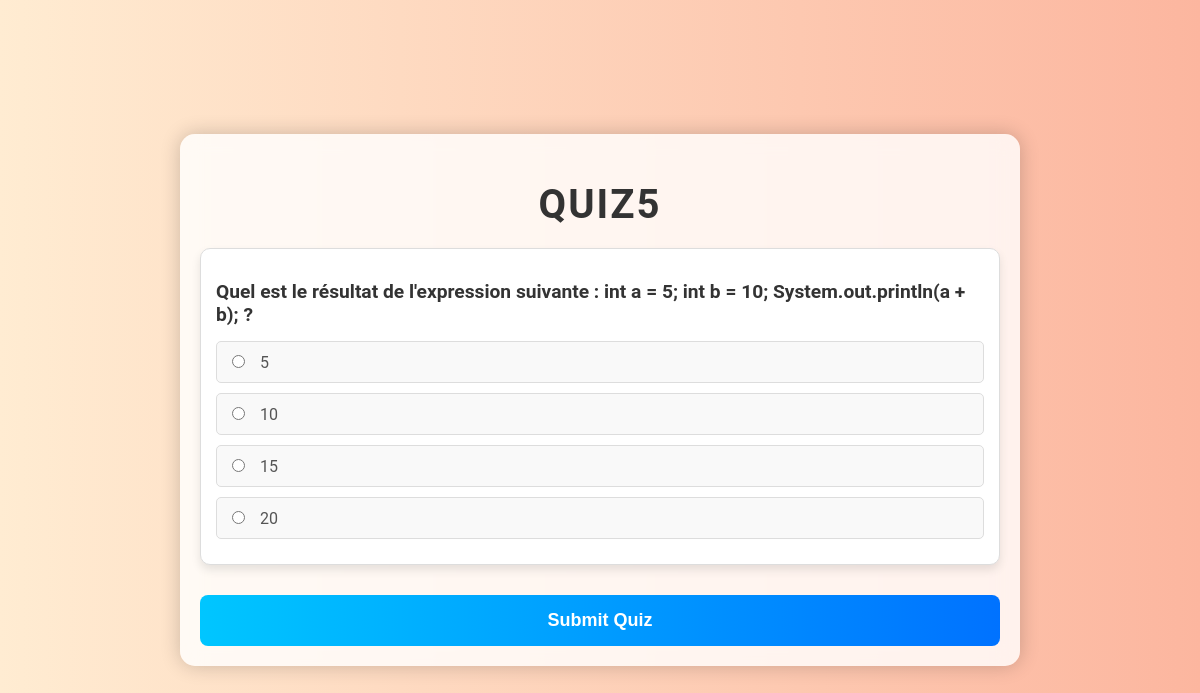
The app's page /programmes/quiz/5/ with its own data.
### programmes/models.py (models this page shows)
class Quiz(models.Model):
    name = models.CharField(max_length=200)
    lesson = models.ForeignKey(Lesson, on_delete=models.CASCADE)
    score = models.IntegerField(default=0)

class Question(models.Model):
    quiz = models.ForeignKey(Quiz, on_delete=models.CASCADE)
    text = models.CharField(max_length=200)
    answer = models.CharField(max_length=200, blank=True, null=True)  # Autoriser les valeurs nulles

class Option(models.Model):
    question = models.ForeignKey(Question, on_delete=models.CASCADE)
    text = models.CharField(max_length=200)
    is_correct = models.BooleanField(default=False)

### programmes/views.py (the view, shortened to what this page needs)
# urls.py: path('quiz/<int:pk>/', QuizView.as_view(), name='quiz_view'),
class QuizView(DetailView):
    model = Quiz
    template_name = 'programmes/quiz.html'
    def get_context_data(self, **kwargs):
        context = super().get_context_data(**kwargs)
        context['questions'] = Question.objects.filter(quiz=self.object).prefetch_related('option_set')
        return context

### programmes/templates/programmes/quiz.html (shortened to what this page needs)
<!DOCTYPE html>
<html>
<head>
</head>
<body>
    <div class="container">
        <h1>{{ quiz.name }}</h1>
        <form method="post">
            {% for question in questions %}
                <div class="question">
                    <h2>{{ question.text }}</h2>
                    {% for option in question.option_set.all %}
                        <div class="option">
                            <input type="radio" id="option_{{ option.id }}" name="question_{{ question.id }}" value="{{ option.id }}">
                            <label for="option_{{ option.id }}">{{ option.text }}</label>
                        </div>
                    {% endfor %}
                </div>
            {% endfor %}
            <input type="submit" value="Submit Quiz" class="btn">
        </form>
    </div>
</body>
</html>

### programmes/templates/programmes/quiz.html (style rules this page uses)
body { font-family: 'Roboto', sans-serif; background: linear-gradient(to right, #ffecd2 0%, #fcb69f 100%); margin: 0; padding: 0; display: flex; justify-content: center; align-items: center; height: 100vh; }
.container { max-width: 800px; margin: 50px auto; padding: 20px; background: rgba(255, 255, 255, 0.8); box-shadow: 0 0 20px rgba(0, 0, 0, 0.2); border-radius: 15px; backdrop-filter: blur(10px); }
h1 { text-align: center; color: #333; font-size: 2.5em; margin-bottom: 20px; text-transform: uppercase; letter-spacing: 2px; }
h2 { color: #444; font-size: 1.5em; }
.question { margin-bottom: 30px; padding: 15px; background: #fff; border: 1px solid #ddd; border-radius: 10px; box-shadow: 0 5px 10px rgba(0, 0, 0, 0.1); }
.question h2 { font-size: 1.2em; margin-bottom: 15px; color: #333; }
.option { margin: 10px 0; padding: 10px; background: #f9f9f9; border: 1px solid #ddd; border-radius: 5px; transition: background-color 0.3s ease; }
label { margin-left: 8px; font-size: 16px; color: #555; }
.btn { display: block; width: 100%; padding: 15px; font-size: 18px; font-weight: bold; color: #fff; background: linear-gradient(to right, #00c6ff, #0072ff); border: none; border-radius: 8px; cursor: pointer; margin-top: 20px; transition: background 0.3s ease; }

### records on screen
Quiz: name "QUIZ5"
Question: text "Quel est le résultat de l'expression suivante : int a = 5; int b = 10; System.out.println(a + b); ?"
Option: text "5"
Option: text "10"
Option: text "15"
Option: text "20"
